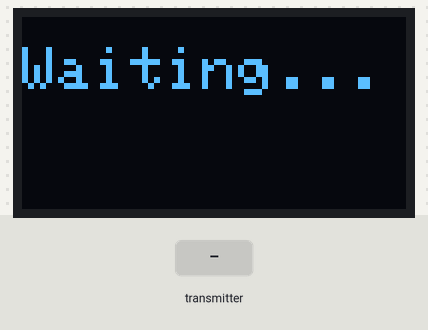
This sketch was run on a simulated ESP32. Parts: 128×64 one-colour display. Inputs (shaded band) come from the test bench. What the sketch prints to the serial monitor is not drawn.

Above: at 1.4 s.
1.5 s: the transmitter starts sending a = 0
At 3.7 s:
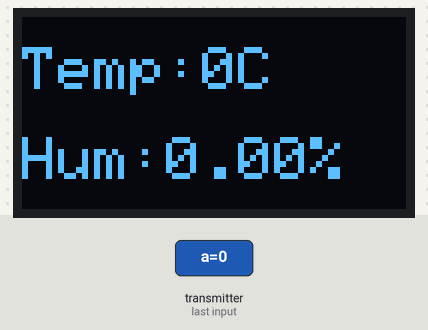
4.0 s: the transmitter starts sending b = 1024
At 6.9 s:
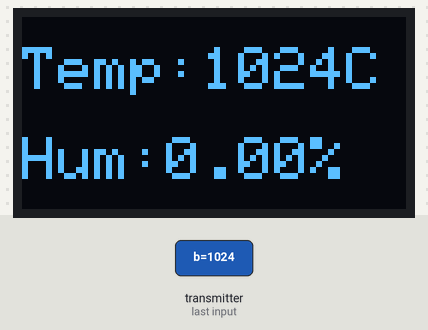
7.0 s: the transmitter starts sending c = 25
At 9.9 s:
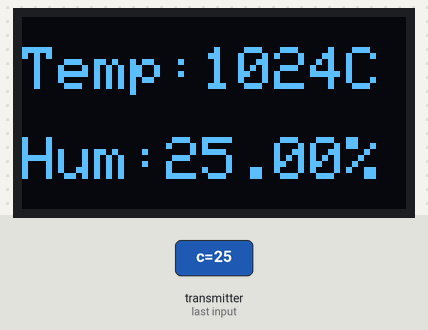
10.0 s: the transmitter starts sending b = 2048
At 12.9 s:
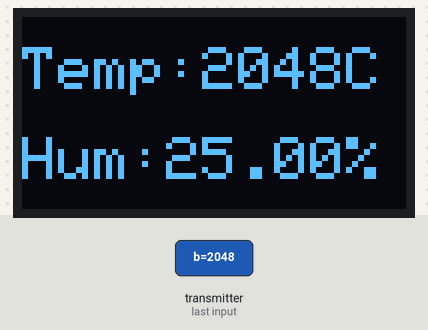
13.0 s: the transmitter starts sending c = 50
At 16.7 s:
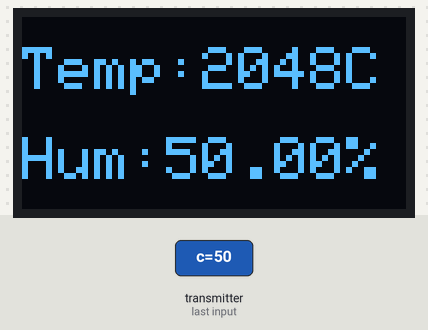
Timing chart, 0 to 18.2 s (numbered marks = the images above; inputs shaded):
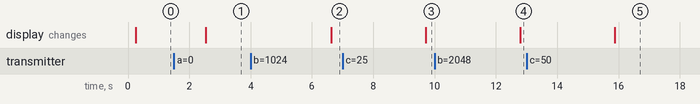

The sketch:

Rec.ino
```cpp
#include <esp_now.h>
#include <WiFi.h>
#include <Wire.h>
#include <Adafruit_GFX.h>
#include <Adafruit_SSD1306.h>
#define SCREEN_WIDTH 128 // OLED display width, in pixels
#define SCREEN_HEIGHT 64 // OLED display height, in pixels
#define   TouchPin  GPIO_NUM_3
// Declaration for an SSD1306 display connected to I2C (SDA, SCL pins)
Adafruit_SSD1306 display(SCREEN_WIDTH, SCREEN_HEIGHT, &Wire, -1);
// Structure example to receive data
// Must match the sender structure
typedef struct struct_message {
    char a[32];
    int b;
    float c;
    bool d;
} struct_message;
int c=0;
// Create a struct_message called myData
struct_message myData;

// callback function that will be executed when data is received
void OnDataRecv(const uint8_t * mac, const uint8_t *incomingData, int len) {
  memcpy(&myData, incomingData, sizeof(myData));

  Serial.print("Temp: ");
  Serial.println(myData.b);
  Serial.print("Humidity: ");
  Serial.println(myData.c);
  delay(1000);
  display.clearDisplay();

  display.setTextSize(2);
  display.setTextColor(WHITE);
  display.setCursor(0, 10);
  display.print("Temp:");
  display.print(myData.b);
  display.println("C");
  display.setCursor(0, 40);
  display.print("Hum:");
  display.print(myData.c);
  display.println("%");
  display.display();
  c=1;
}

void setup() {
  // Initialize Serial Monitor
  Serial.begin(115200);
  pinMode(TouchPin,  INPUT);
  // Set device as a Wi-Fi Station
  WiFi.mode(WIFI_STA);

  // Init ESP-NOW
  if (esp_now_init() != ESP_OK) {
    Serial.println("Error initializing ESP-NOW");
    return;
  }
  if(!display.begin(SSD1306_SWITCHCAPVCC, 0x3C)) { // Address 0x3D for 128x64
    Serial.println(F("SSD1306 allocation failed"));
    for(;;);
  }
  display.clearDisplay();
  delay(200);
  display.setTextSize(2);
  display.setTextColor(WHITE);
  display.setCursor(0, 10);
  display.print("Waiting...");
  display.display();
  // Once ESPNow is successfully Init, we will register for recv CB to
  // get recv packer info
  esp_now_register_recv_cb(OnDataRecv);
}

void loop() {
  esp_deep_sleep_enable_gpio_wakeup(1ULL << 3,ESP_GPIO_WAKEUP_GPIO_HIGH);
 if(c==1)
 {
  delay(2000);
  display.clearDisplay();
  display.display();
  delay(100);
  esp_deep_sleep_start();}
}
```

Measured:
- after the input at 1.5 s, the display: changes after 1.0 s (image 1)
- after the input at 4.0 s, the display: changes after 2.6 s (image 2)
- after the input at 7.0 s, the display: changes after 2.7 s (image 3)
- after the input at 10.0 s, the display: changes after 2.8 s (image 4)
- after the input at 13.0 s, the display: changes after 2.9 s (image 5)
